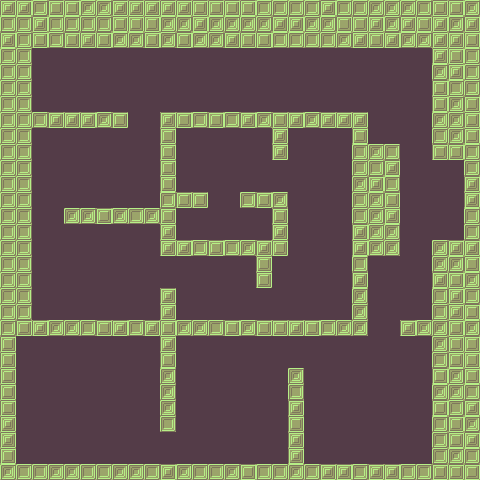

Rendered tile map (Tiled .tmx) drawn with the repository's tilesets; below, a short description and the map source with its tile grids summarised:
An orthogonal 30x30 tile map with 16x16 px tiles, 1 tile layer (Tile Layer 1), 3 tilesets and 12 objects (10x enemy, player, teleport).

<map version="1.0" orientation="orthogonal" renderorder="right-down" width="30" height="30" tilewidth="16" tileheight="16" nextobjectid="61">
 <tileset firstgid="1" name="tiles" tilewidth="16" tileheight="16">
  <image source="../images/tiles.png" width="160" height="80" />
  <tile id="0" />
  <tile id="1" />
  <tile id="2" />
  <tile id="3" />
  <tile id="4" />
  <tile id="5" />
  <tile id="6" />
  <tile id="7" />
  <tile id="8" />
  <tile id="9" />
  <tile id="10" />
  <tile id="11" />
  <tile id="12" />
  <tile id="13" />
  <tile id="14" />
  <tile id="15" />
  <tile id="16" />
  <tile id="17" />
  <tile id="18" />
  <tile id="19" />
  <tile id="20" />
  <tile id="21" />
  <tile id="22" />
  <tile id="23" />
  <tile id="24" />
  <tile id="25" />
  <tile id="26" />
  <tile id="27" />
  <tile id="28" />
  <tile id="29" />
  <tile id="30" />
  <tile id="31" />
  <tile id="32" />
  <tile id="33" />
  <tile id="34" />
  <tile id="35" />
  <tile id="36" />
  <tile id="37" />
  <tile id="38" />
  <tile id="39" />
  <tile id="40" />
  <tile id="41" />
  <tile id="42" />
  <tile id="43" />
  <tile id="44" />
  <tile id="45" />
  <tile id="46" />
  <tile id="47" />
  <tile id="48" />
  <tile id="49" />
 </tileset>
 <tileset firstgid="51" name="enemy" tilewidth="16" tileheight="16">
  <image source="../images/enemy.png" width="160" height="16" />
  <tile id="0" />
  <tile id="1" />
  <tile id="2" />
  <tile id="3" />
  <tile id="4" />
  <tile id="5" />
  <tile id="6" />
  <tile id="7" />
  <tile id="8" />
  <tile id="9" />
 </tileset>
 <tileset firstgid="61" name="teleport" tilewidth="32" tileheight="32">
  <image source="../images/teleport.png" width="32" height="32" />
  <tile id="0" />
 </tileset>
 <layer name="Tile Layer 1" width="30" height="30">
  <properties>
   <property name="tileset" value="tiles" />
  </properties>
  <data>[900 cells, 900 non-empty, 5 distinct tile ids]</data>
 </layer>
 <objectgroup name="Object Layer 1">
  <object id="3" name="player" type="player" x="30.2727" y="416" width="16" height="16" />
  <object id="32" name="Teleport" type="teleport" gid="61" x="240.455" y="240.273" width="32" height="32" />
  <object id="34" type="enemy" gid="51" x="160" y="455.667" width="16" height="16" />
  <object id="52" type="enemy" gid="51" x="289" y="360" width="16" height="16" />
  <object id="53" type="enemy" gid="51" x="372" y="333" width="16" height="16" />
  <object id="54" type="enemy" gid="51" x="407" y="162" width="16" height="16" />
  <object id="55" type="enemy" gid="51" x="136" y="130" width="16" height="16" />
  <object id="56" type="enemy" gid="51" x="39" y="223" width="16" height="16" />
  <object id="57" type="enemy" gid="51" x="160" y="281" width="16" height="16" />
  <object id="58" type="enemy" gid="51" x="252" y="312" width="16" height="16" />
  <object id="59" type="enemy" gid="51" x="218" y="206" width="16" height="16" />
  <object id="60" type="enemy" gid="51" x="271" y="183" width="16" height="16" />
 </objectgroup>
</map>
